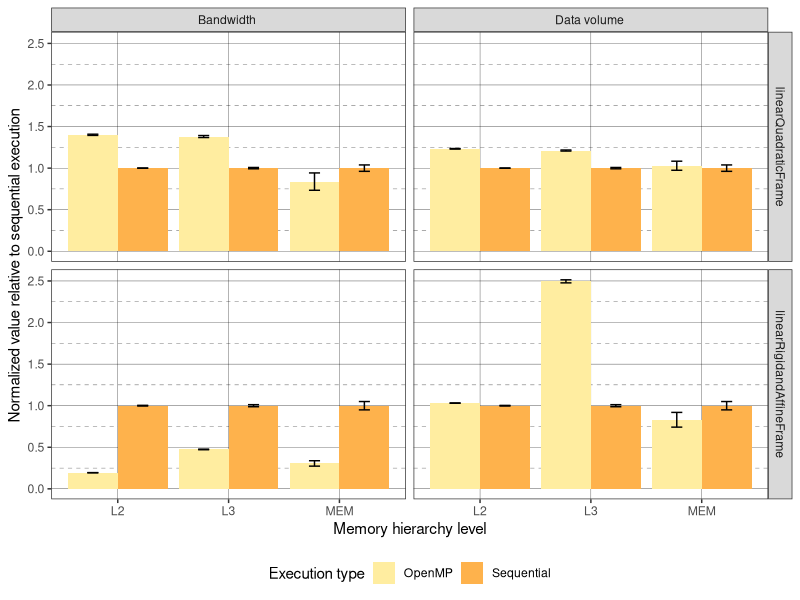
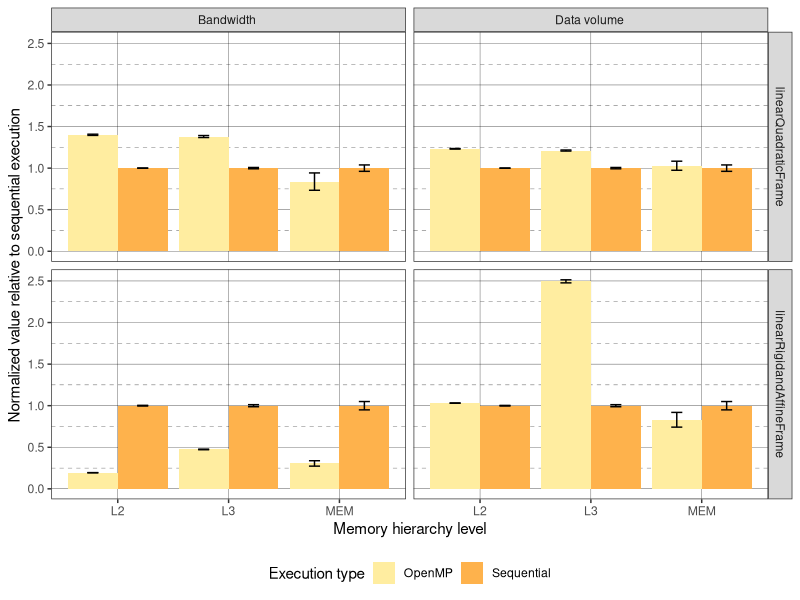

Generate these figures, in order, with R:
## ---- chunk 1
library(ggplot2)
library(plyr)
library(methods)
data<-data.frame(read.csv2(file="results.csv",sep=',',dec='.'))
data <- subset(data, data$Run <=30)
data <- data[order(data$Function,data$Scene,data$Metric,data$Level,data$Run),]
# Do stat
stat<-ddply(data,c("Function", "Scene", "Metric", "Type", "Level"),summarise,
            N=length(Value),mean=mean(Value),sd=sd(Value),se=sd/sqrt(N))
stat <- stat[order(stat$Function, stat$Scene, stat$Metric, stat$Level, stat$Type),]
# Normalize
norm_vect <- rep(stat[stat$Type=="sequential",]$mean,each=2)
stat$mean <-stat$mean / norm_vect
stat$se <- stat$se / norm_vect

# Clean
stat$Metric <- gsub('[^ ]*$','',stat$Metric);
stat$Type <- gsub('openmp', 'OpenMP', stat$Type)
stat$Type <- gsub('sequential', 'Sequential', stat$Type)
stat <- stat[stat$Function=="BaseStrainMapping applyDJT" &
             stat$Scene=="linearQuadraticFrame"  |
             stat$Function=="BaseDeformationMultiMapping applyDJT",];
stat$Name <- paste(stat$Scene, stat$Function, sep="\n")
show(stat)
#show(norm_vect)
## ---- chunk 2
p <- ggplot(stat,aes(x=Level,y=mean, fill=Type))
p <-  p + geom_bar(stat="identity", position=position_dodge(.9) )
p <-  p + geom_errorbar(aes(ymin=mean-se,ymax=mean+se),width=.2,
                        position=position_dodge(.9) )
p <- p + xlab("Memory hierarchy level")
p <- p + ylab("Normalized value relative to sequential execution")

p <- p + scale_fill_brewer(name="Execution type", palette="YlOrRd")
# BW theme
p <- p + theme_bw()
p <-  p + theme(panel.grid.minor = element_line(colour = "black", linetype="dashed", size = 0.1),
        panel.grid.major = element_line(colour = "black", size = 0.1),
        legend.position="bottom",plot.background=element_rect(fill="transparent",color=NA))
p <- p + facet_grid(Scene ~ Metric)
show(p);
ggsave("SOFA_perfctr.pdf", device=cairo_pdf, scale=1)
## ---- chunk 3
remove(p)
remove(stat)
remove(data)
remove(norm_vect)
